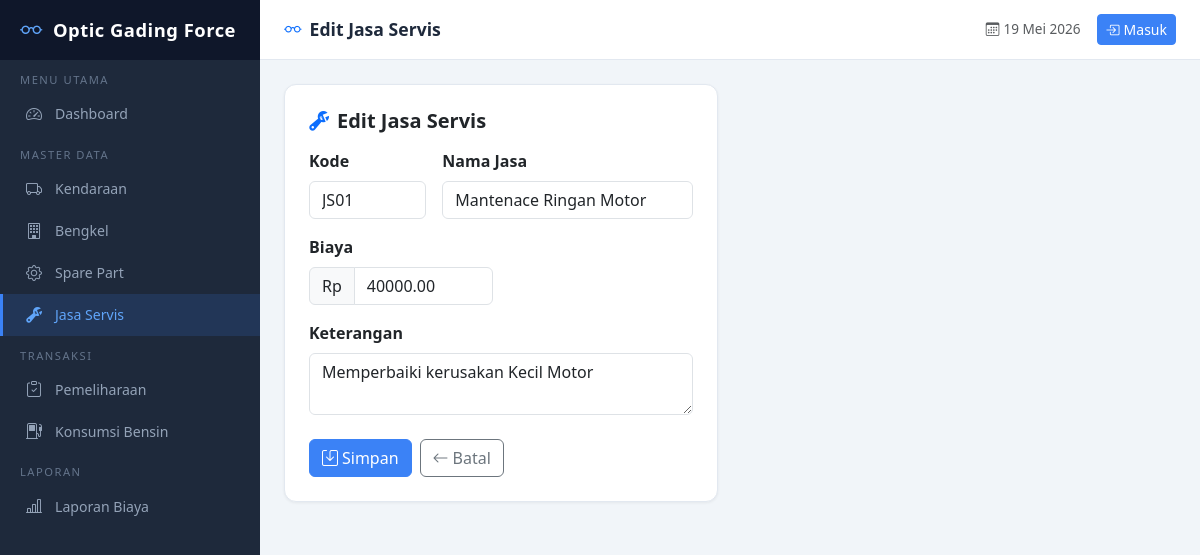
Screenshot of /jasa-servis/1/edit/ with the database file from the repository.
### pemeliharaan/models.py (models this page shows, shortened)
class JasaServis(models.Model):
    kode = models.CharField('Kode', max_length=50, unique=True)
    nama_jasa = models.CharField('Nama Jasa', max_length=200)
    biaya = models.DecimalField('Biaya', max_digits=12, decimal_places=2)
    keterangan = models.TextField('Keterangan', blank=True, default='')
    tanggal_input = models.DateTimeField('Tanggal Input', auto_now_add=True)
    class Meta:
        ordering = ['kode']
        verbose_name = 'Jasa Servis'
        verbose_name_plural = 'Data Jasa Servis'

### pemeliharaan/views.py (the view)
# urls.py: path('jasa-servis/<int:pk>/edit/', views.jasaservis_update, name='jasaservis_update'),
def jasaservis_update(request, pk):
    obj = get_object_or_404(JasaServis, pk=pk)
    if request.method == 'POST':
        form = JasaServisForm(request.POST, instance=obj)
        if form.is_valid():
            form.save()
            messages.success(request, 'Data jasa servis berhasil diperbarui.')
            return redirect('pemeliharaan:jasaservis_list')
    else:
        form = JasaServisForm(instance=obj)
    return render(request, 'pemeliharaan/jasaservis_form.html', {'form': form, 'title': 'Edit Jasa Servis'})

### pemeliharaan/forms.py
class JasaServisForm(forms.ModelForm):
    class Meta:
        model = JasaServis
        fields = ['kode', 'nama_jasa', 'biaya', 'keterangan']
        widgets = {
            'kode': forms.TextInput(attrs={'class': 'form-control', 'placeholder': 'Contoh: JS-001'}),
            'nama_jasa': forms.TextInput(attrs={'class': 'form-control'}),
            'biaya': forms.NumberInput(attrs={'class': 'form-control', 'min': 0}),
            'keterangan': forms.Textarea(attrs={'class': 'form-control', 'rows': 2}),
        }

### pemeliharaan/templates/pemeliharaan/jasaservis_form.html (shortened to what this page needs)
{% extends 'pemeliharaan/base.html' %}
{% load custom_filters %}
{% block nav_jasaservis %}active{% endblock %}
{% block page_title %}{{ title }}{% endblock %}
{% block content %}
<div class="row">
    <div class="col-lg-6">
        <div class="data-table p-4">
            <h5 class="mb-3" style="font-weight:600;"><i class="bi bi-wrench-adjustable me-2 text-primary"></i>{{ title }}</h5>
            <form method="post">
                <div class="row g-3">
                    <div class="col-md-4">
                        <label class="form-label fw-semibold">{{ form.kode.label }}</label>
                        {{ form.kode }}
                    </div>
                    <div class="col-md-8">
                        <label class="form-label fw-semibold">{{ form.nama_jasa.label }}</label>
                        {{ form.nama_jasa }}
                    </div>
                    <div class="col-md-6">
                        <label class="form-label fw-semibold">{{ form.biaya.label }}</label>
                        <div class="input-group">
                            <span class="input-group-text">Rp</span>
                            {{ form.biaya }}
                        </div>
                    </div>
                    <div class="col-12">
                        <label class="form-label fw-semibold">{{ form.keterangan.label }}</label>
                        {{ form.keterangan }}
                    </div>
                </div>
                <div class="mt-4 d-flex gap-2">
                    <button type="submit" class="btn btn-primary-custom"><i class="bi bi-save me-1"></i>Simpan</button>
                    <a href="{% url 'pemeliharaan:jasaservis_list' %}" class="btn btn-outline-secondary"><i class="bi bi-arrow-left me-1"></i>Batal</a>
                </div>
            </form>
        </div>
    </div>
</div>
{% endblock %}

### pemeliharaan/templates/pemeliharaan/base.html (style rules this page uses)
:root { --sidebar-width: 260px; --sidebar-bg: #1e293b; --sidebar-hover: #334155; --sidebar-active: #3b82f6; --topbar-height: 60px; }
body { background: #f1f5f9; min-height: 100vh; }
.data-table { background: #fff; border-radius: 12px; box-shadow: 0 1px 3px rgba(0,0,0,0.06); border: 1px solid #e2e8f0; overflow: hidden; }
.btn-primary-custom { background: #3b82f6; border-color: #3b82f6; color: #fff; }

### rows the page displays
JasaServis: kode "JS01", nama_jasa "Mantenace Ringan Motor", biaya "40000.00", keterangan "Memperbaiki kerusakan Kecil Motor"

### other values shown
{{ title }} "Edit Jasa Servis"
